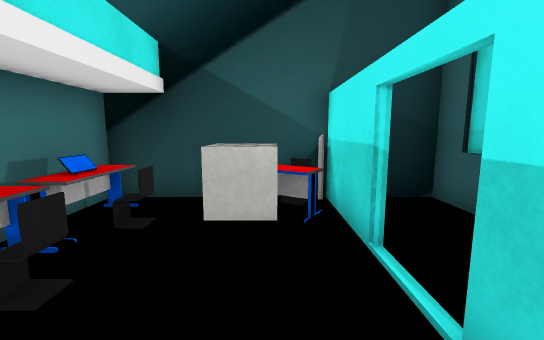
view 1 (above)

14 first-person views from a walk through a 3-D level made in the Unity game engine. The camera is 1.5 m above the floor, tilts 8° down and sees 90° across. The floor is counted in squares, 1 m on a side. Each view is taken from the middle of a square. On the plan, view 1 faces up. The plan holds only what a view shows up to about 14 squares ahead; the rest is blank. The player is left out. Some animated figures are not drawn. Door leaves are left out, so doorways stand open. Some surface patterns are stand-ins.

view 2
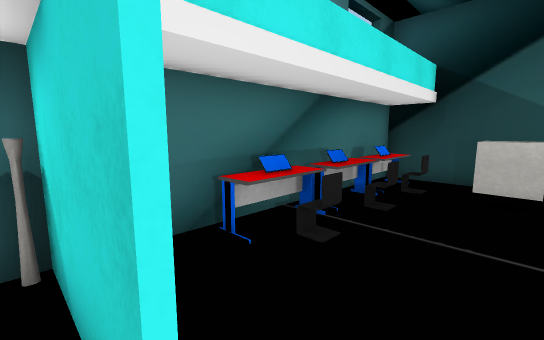

view 3
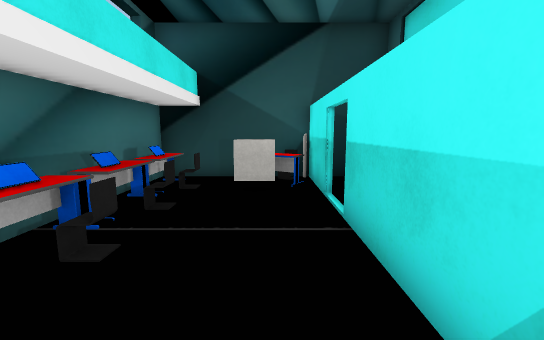

view 4
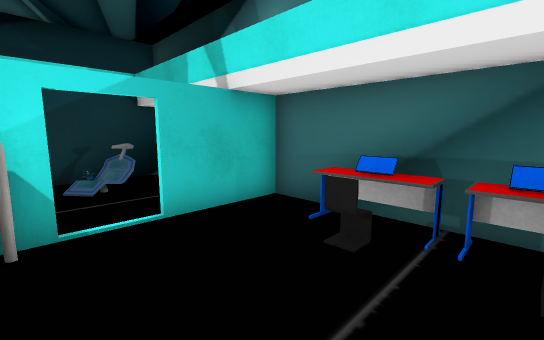

view 5
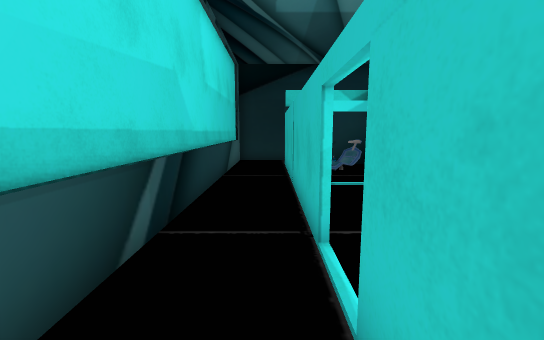

view 6
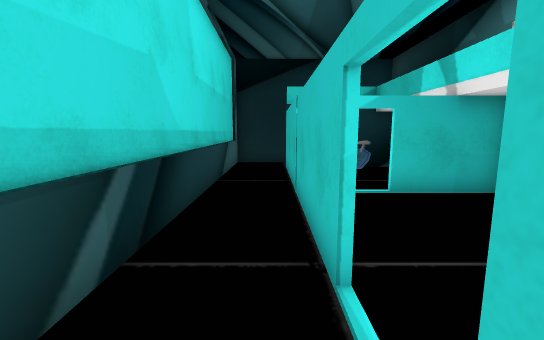

view 7
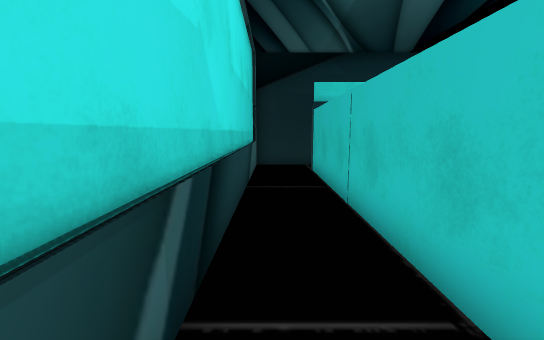

view 8
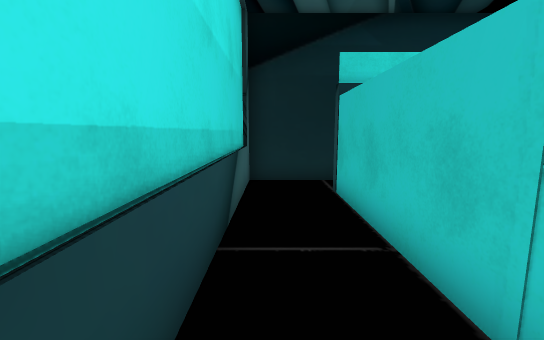

view 9
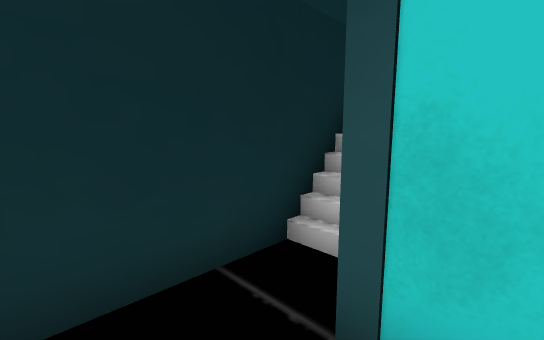

view 10
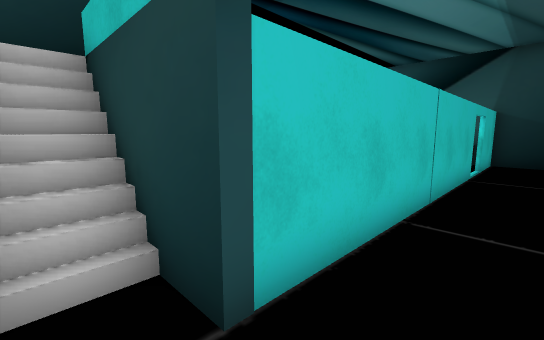

view 11
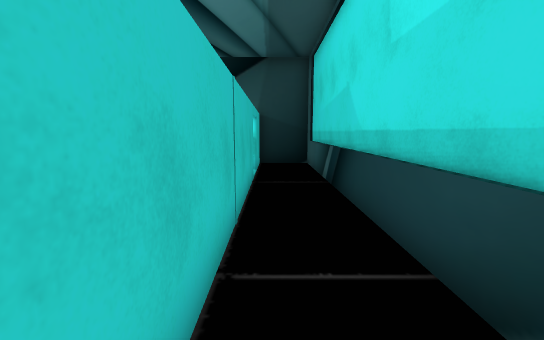

view 12
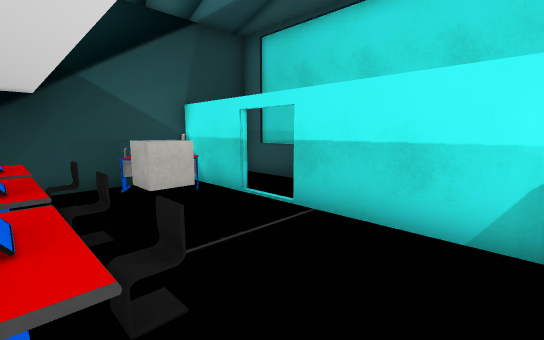

view 13
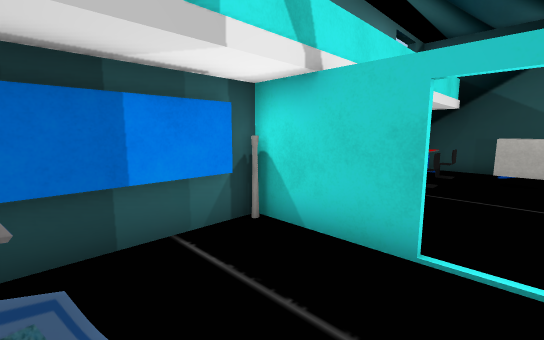

view 14
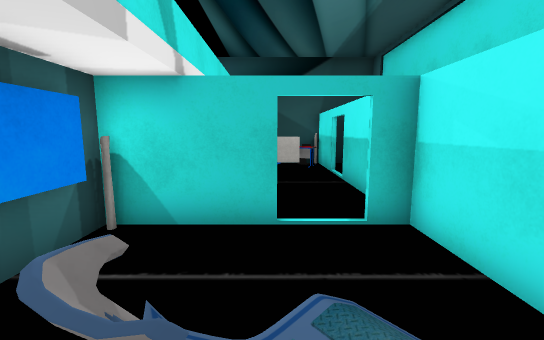

### Floor plan
Key: @ floor where view 1 was taken; # wall or solid block; . floor; / step, stairs or slope; D open door; = window, fence, low wall or low ledge; ^ raised ledge; C cube; O other object.
Columns run from 4 left of view 1 to 4 right of it. Each row starts with its distance up from view 1.
  6 #########
  5 D^##^#. #
  4 D^=CC#. #
  3 #^.  ...#
  2 ##= ... #
  1 #^...#..#
  0 ##= @#  #
 -1 #=   # .#
 -2 #. ..#  #
 -3 ####.#  #
 -4 #....#..#
 -5 #....#  #
 -6 #.#O.#  #
 -7 #  ..#..#
 -8 # =###  #
 -9 # ///. .#
-10 #########

Where each view was taken, in squares from view 1:
view 1: 0 up, 0 right, facing up
view 2: 3 down, 0 right, facing up-left
view 3: 3 down, 0 right, facing up
view 4: 2 up, 1 right, facing down-left
view 5: 5 up, 2 right, facing down
view 6: 4 up, 2 right, facing down
view 7: 3 up, 3 right, facing down
view 8: 1 down, 3 right, facing down
view 9: 7 down, 3 right, facing down-left
view 10: 9 down, 3 right, facing up-left
view 11: 7 down, 2 right, facing up
view 12: 2 down, 3 left, facing up-right
view 13: 6 down, 0 right, facing up-left
view 14: 7 down, 1 left, facing up
